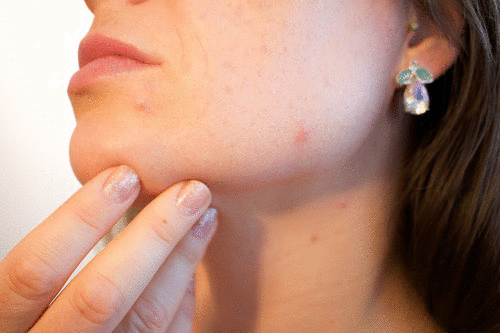
#> input picture applications/face_blending/blemish.png, 500 x 333 px, found by its file name; its folder holds only this picture in this run
$ python app.py
#> lines starting #> are read from the running program, lines starting #| are printed output that depends on the picture; after the words box and inside, x2 and y2 are one past the last pixel; in counts of white or black regions, pixels touching at a corner belong together
import cv2
import numpy as np
from data_path import DATA_PATH
from matplotlib import pyplot as plt

# srcImg = cv2.imread(DATA_PATH + "input/female1_small.jpg")
# destinationImg = cv2.imread(DATA_PATH + "input/female3_small.jpg")
# # srcImg = cv2.imread(DATA_PATH + "input/female3_small.jpg")
# # destinationImg = cv2.imread(DATA_PATH + "input/female1_small.jpg")

# srcMask = np.zeros_like(srcImg, dtype=srcImg.dtype)
# points = np.array(
#     [
#         [239, 198],
#         [226, 232],
#         [213, 293],
#         [220, 361],
#         [281, 452],
#         [328, 459],
#         [401, 381],
#         [408, 287],
#         [392, 250],
#         [398, 229],
#         [357, 191],
#     ],
#     dtype=np.int32,
# )
# srcMask = cv2.fillPoly(srcMask, [points], (255, 255, 255))
# srcMask = cv2.morphologyEx(
#     srcMask,
#     cv2.MORPH_DILATE,
#     cv2.getStructuringElement(cv2.MORPH_RECT, (3, 3)),
# )
# cv2.imshow("Source Mask", srcMask)

# destinationMask = np.zeros_like(srcImg, dtype=destinationImg.dtype)
# points = np.array(
#     [
#         [237, 237],
#         [183, 327],
#         [178, 396],
#         [209, 504],
#         [248, 540],
#         [320, 540],
#         [368, 507],
#         [415, 394],
#         [409, 317],
#         [366, 252],
#     ],
#     dtype=np.int32,
# )
# destinationMask = cv2.fillPoly(destinationMask, [points], (255, 255, 255))
# cv2.imshow("Destination Mask", destinationMask)

# retval, maskThreshold = cv2.threshold(
#     destinationMask[:, :, 0], 128, 255, cv2.THRESH_BINARY
# )
# cv2.imshow("Threshold", maskThreshold)
# # print(srcMaskThreshold.shape)
# moments = cv2.moments(maskThreshold)
# center = (
#     int(moments["m01"] / moments["m00"]),
#     int(moments["m10"] / moments["m00"]),
# )
# print(center)

# cv2.imshow(
#     "Normal Cloning",
#     cv2.seamlessClone(
#         srcImg, destinationImg, destinationMask, center, cv2.NORMAL_CLONE
#     ),
# )
# # cv2.imshow(
# #     "Mixed Cloning",
# #     cv2.seamlessClone(srcImg, destinationImg, srcMask, center, cv2.MIXED_CLONE),
# # )
# plt.imshow(srcImg)
# plt.show()

# cv2.waitKey(0)
# cv2.destroyAllWindows()

face = cv2.imread(DATA_PATH + "blemish.png")
#> face is the input picture: shape (333, 500, 3); mean B, G, R 120.6, 139, 181.5

grayscale = cv2.cvtColor(face, cv2.COLOR_BGR2GRAY)
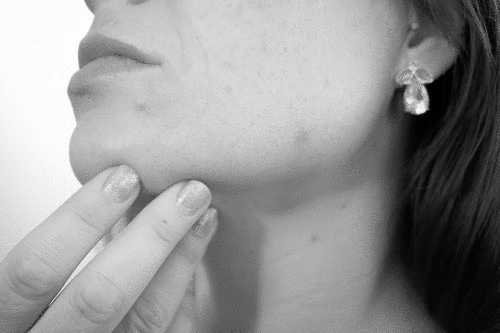
#> grayscale: shape (333, 500); min 1, max 254, mean 149.6
threshold = cv2.adaptiveThreshold(
    grayscale, 255, cv2.ADAPTIVE_THRESH_GAUSSIAN_C, cv2.THRESH_BINARY_INV, 51, 9
)
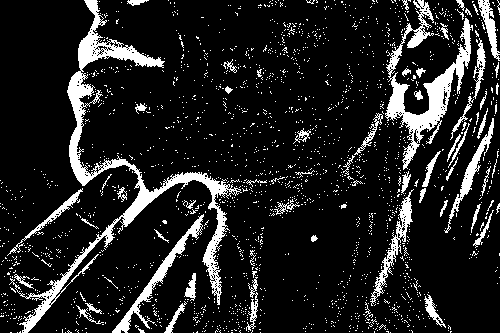
#> threshold: shape (333, 500); 13% white; 1986 white regions (1922 under 20 px), largest, box (x1, y1, x2, y2) and area: (9, 0, 242, 333) 6836, (385, 0, 473, 170) 3589, (112, 214, 204, 333) 1201

cloneArea = face[224:254, 269:299, :]
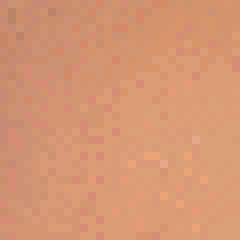
#> cloneArea: shape (30, 30, 3) (shown 8 times larger); mean B, G, R 114.9, 150.3, 214.2
mask = np.ones_like(cloneArea) * 255

cv2.imshow("Blemish", face[224:254, 299:329, :])
cv2.imshow("Clone", cloneArea)
cv2.imshow("Mask", mask)
cv2.imshow(
    "Normal Cloning",
    cv2.seamlessClone(cloneArea, face, mask, (284, 239), cv2.NORMAL_CLONE),
)

cv2.waitKey(0)
cv2.destroyAllWindows()
